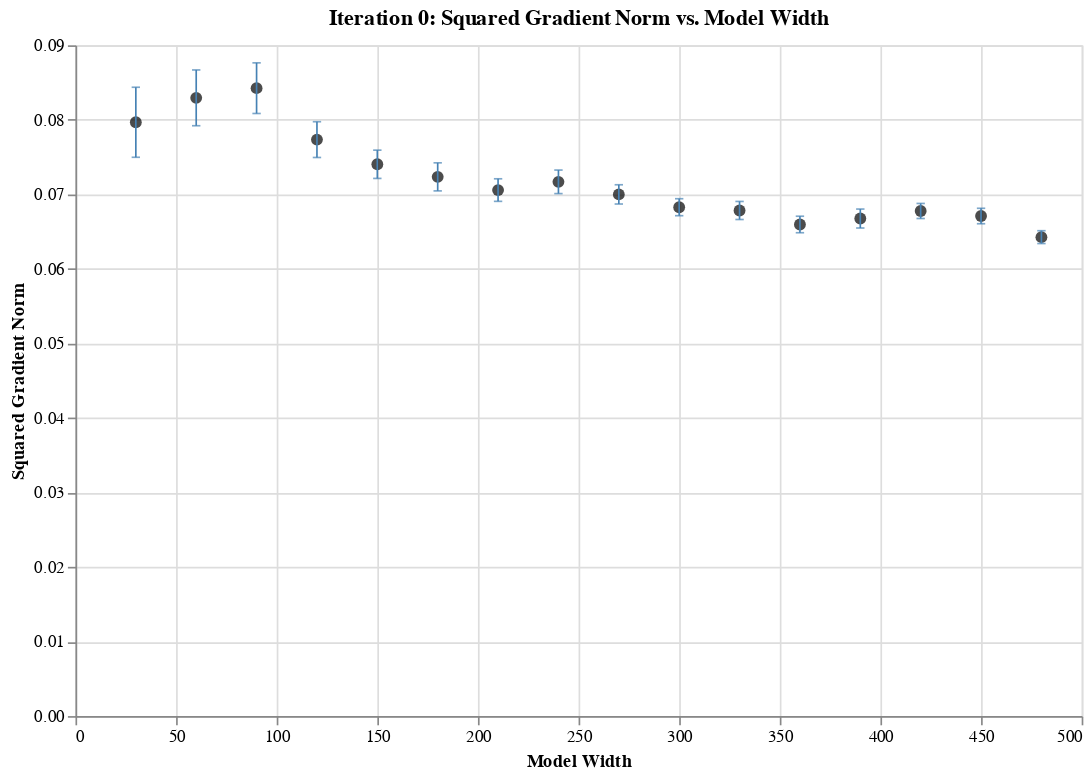
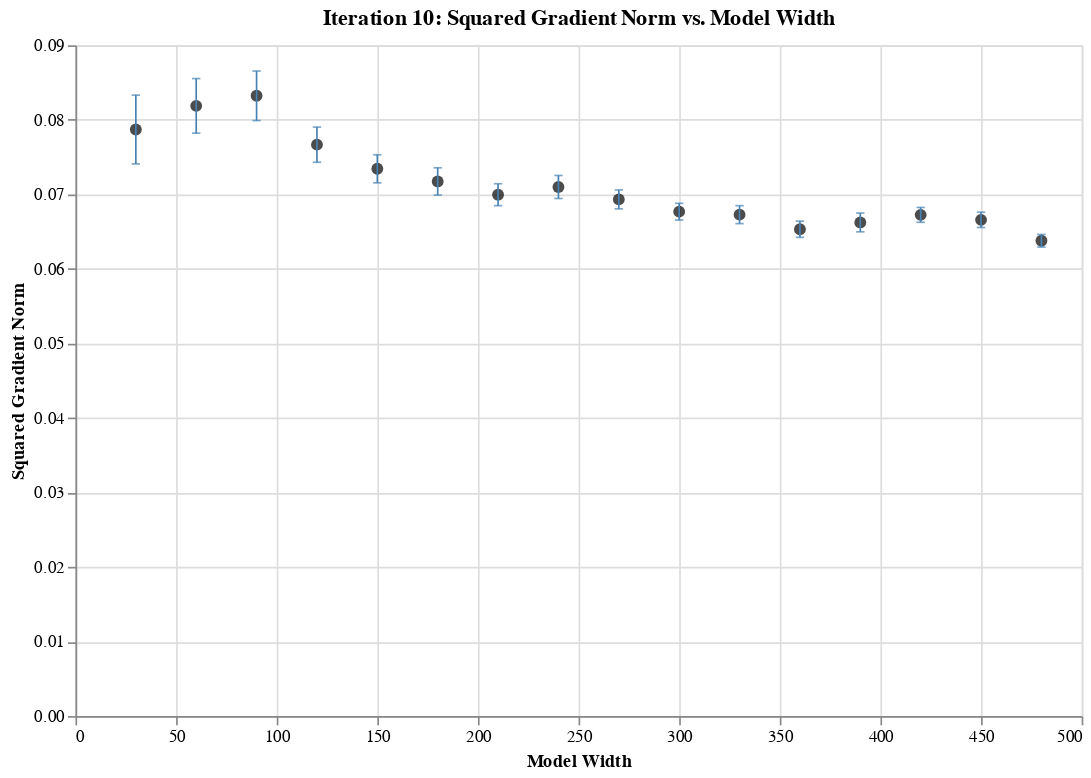
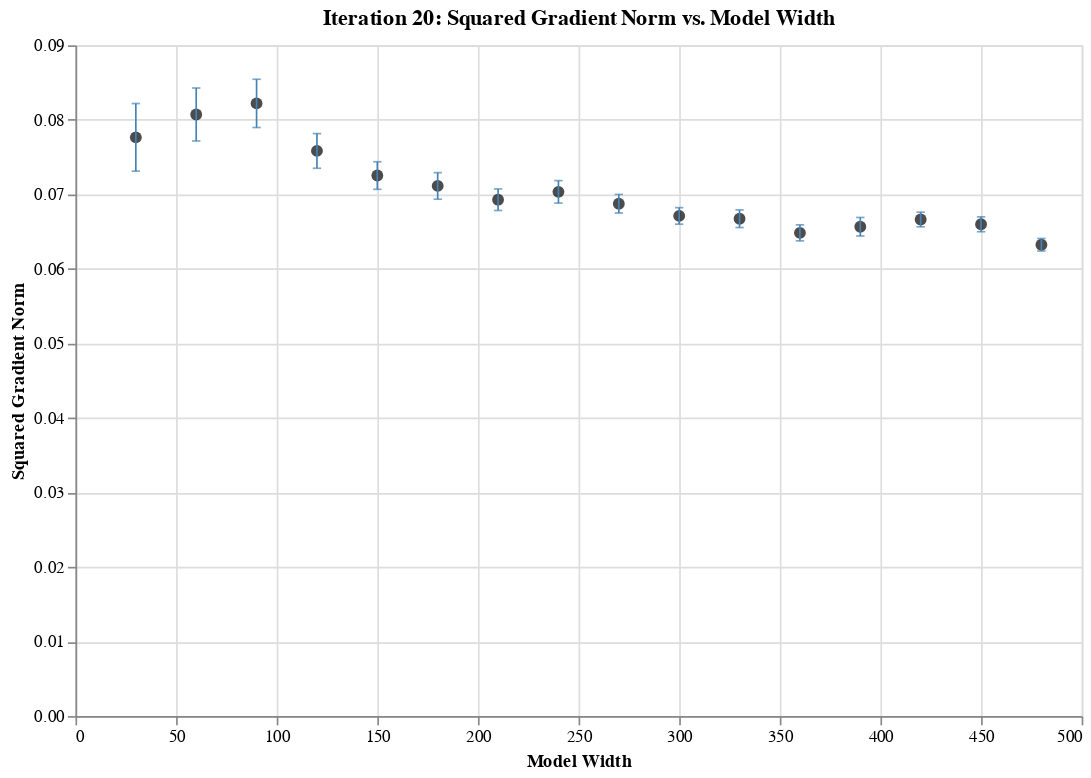
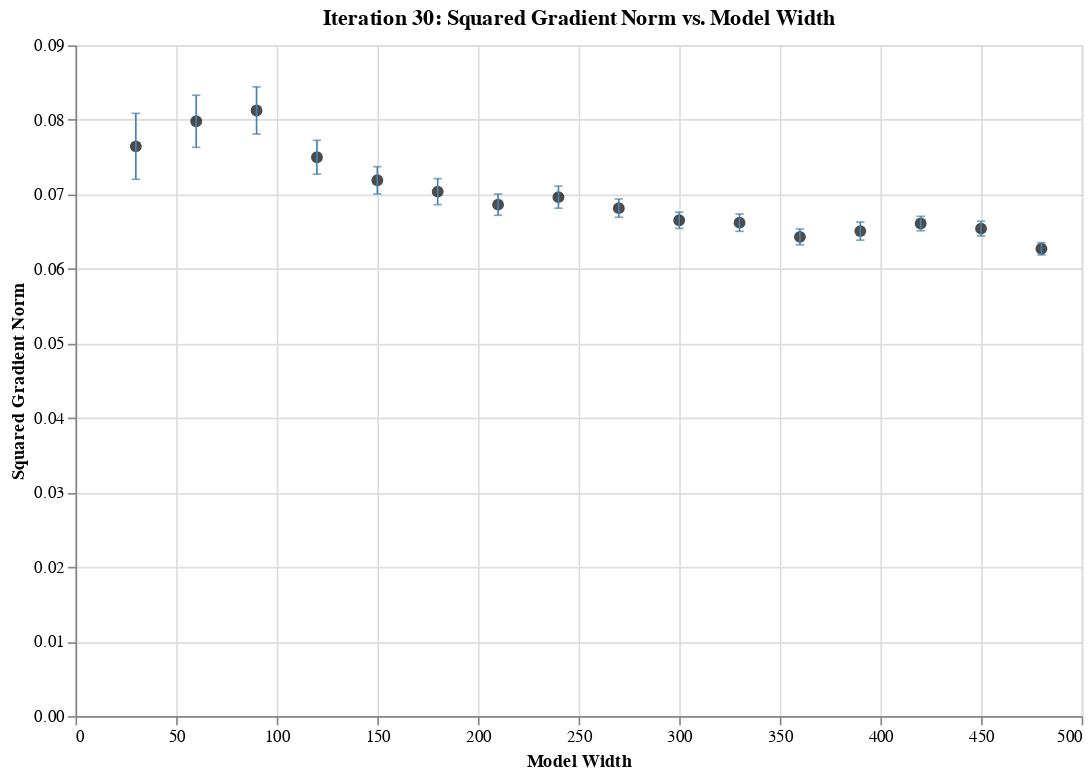

Notebook cell for these charts, in order:
### Code cell
plot(iterations_to_plot=range(0, 100, 10),
     metric_to_plot='grad_norm_squared',
     metric_label='Squared Gradient Norm')

### Figure 1 — Vega-Lite specification as saved in the notebook (floating-point values rounded to 4 significant figures)
{"config": {"view": {"continuousWidth": 300, "continuousHeight": 300}}, "layer": [{"mark": {"type": "point", "color": "black", "filled": true, "size": 50}, "encoding": {"x": {"field": "width", "title": "Model Width", "type": "quantitative"}, "y": {"field": "grad_norm_squared", "type": "quantitative"}}, "title": "Iteration 0: Squared Gradient Norm vs. Model Width"}, {"mark": {"type": "errorbar", "ticks": true}, "encoding": {"color": {"value": "#4682b4"}, "x": {"field": "width", "type": "quantitative"}, "y": {"field": "min", "title": "Squared Gradient Norm", "type": "quantitative"}, "y2": {"field": "max"}}, "title": "Iteration 0: Squared Gradient Norm vs. Model Width"}], "data": {"name": "data-654a19adcd62948413274b95c48217ac"}, "height": 400, "width": 600, "$schema": "https://vega.github.io/schema/vega-lite/v5.15.1.json", "datasets": {"data-654a19adcd62948413274b95c48217ac": [{"width": 30, "grad_norm_squared": 0.07967, "min": 0.07497, "max": 0.08437}, {"width": 60, "grad_norm_squared": 0.08295, "min": 0.0792, "max": 0.08669}, {"width": 90, "grad_norm_squared": 0.08425, "min": 0.08085, "max": 0.08764}, {"width": 120, "grad_norm_squared": 0.07734, "min": 0.07495, "max": 0.07974}, {"width": 150, "grad_norm_squared": 0.07403, "min": 0.07214, "max": 0.07593}, {"width": 180, "grad_norm_squared": 0.07235, "min": 0.07046, "max": 0.07423}, {"width": 210, "grad_norm_squared": 0.07057, "min": 0.06906, "max": 0.07209}, {"width": 240, "grad_norm_squared": 0.07168, "min": 0.0701, "max": 0.07326}, {"width": 270, "grad_norm_squared": 0.06999, "min": 0.0687, "max": 0.07129}, {"width": 300, "grad_norm_squared": 0.06827, "min": 0.06714, "max": 0.06941}, {"width": 330, "grad_norm_squared": 0.06784, "min": 0.06662, "max": 0.06905}, {"width": 360, "grad_norm_squared": 0.06596, "min": 0.06485, "max": 0.06707}, {"width": 390, "grad_norm_squared": 0.06675, "min": 0.06548, "max": 0.06803}, {"width": 420, "grad_norm_squared": 0.06777, "min": 0.06676, "max": 0.06878}, {"width": 450, "grad_norm_squared": 0.06709, "min": 0.06606, "max": 0.06813}, {"width": 480, "grad_norm_squared": 0.06426, "min": 0.0634, "max": 0.06512}]}}

### Figure 2 — Vega-Lite specification as saved in the notebook (floating-point values rounded to 4 significant figures)
{"config": {"view": {"continuousWidth": 300, "continuousHeight": 300}}, "layer": [{"mark": {"type": "point", "color": "black", "filled": true, "size": 50}, "encoding": {"x": {"field": "width", "title": "Model Width", "type": "quantitative"}, "y": {"field": "grad_norm_squared", "type": "quantitative"}}, "title": "Iteration 10: Squared Gradient Norm vs. Model Width"}, {"mark": {"type": "errorbar", "ticks": true}, "encoding": {"color": {"value": "#4682b4"}, "x": {"field": "width", "type": "quantitative"}, "y": {"field": "min", "title": "Squared Gradient Norm", "type": "quantitative"}, "y2": {"field": "max"}}, "title": "Iteration 10: Squared Gradient Norm vs. Model Width"}], "data": {"name": "data-723700724801d056da08d87bdcdbf936"}, "height": 400, "width": 600, "$schema": "https://vega.github.io/schema/vega-lite/v5.15.1.json", "datasets": {"data-723700724801d056da08d87bdcdbf936": [{"width": 30, "grad_norm_squared": 0.0787, "min": 0.07409, "max": 0.08331}, {"width": 60, "grad_norm_squared": 0.08187, "min": 0.07821, "max": 0.08553}, {"width": 90, "grad_norm_squared": 0.08322, "min": 0.0799, "max": 0.08655}, {"width": 120, "grad_norm_squared": 0.07667, "min": 0.07431, "max": 0.07903}, {"width": 150, "grad_norm_squared": 0.07343, "min": 0.07154, "max": 0.07531}, {"width": 180, "grad_norm_squared": 0.07173, "min": 0.0699, "max": 0.07356}, {"width": 210, "grad_norm_squared": 0.06995, "min": 0.06848, "max": 0.07142}, {"width": 240, "grad_norm_squared": 0.07099, "min": 0.06945, "max": 0.07253}, {"width": 270, "grad_norm_squared": 0.06933, "min": 0.06806, "max": 0.07059}, {"width": 300, "grad_norm_squared": 0.06767, "min": 0.06655, "max": 0.0688}, {"width": 330, "grad_norm_squared": 0.06728, "min": 0.06607, "max": 0.06848}, {"width": 360, "grad_norm_squared": 0.06531, "min": 0.06423, "max": 0.0664}, {"width": 390, "grad_norm_squared": 0.06623, "min": 0.06497, "max": 0.06749}, {"width": 420, "grad_norm_squared": 0.06725, "min": 0.06625, "max": 0.06825}, {"width": 450, "grad_norm_squared": 0.06658, "min": 0.06556, "max": 0.06761}, {"width": 480, "grad_norm_squared": 0.06377, "min": 0.06292, "max": 0.06462}]}}

### Figure 3 — Vega-Lite specification as saved in the notebook (floating-point values rounded to 4 significant figures)
{"config": {"view": {"continuousWidth": 300, "continuousHeight": 300}}, "layer": [{"mark": {"type": "point", "color": "black", "filled": true, "size": 50}, "encoding": {"x": {"field": "width", "title": "Model Width", "type": "quantitative"}, "y": {"field": "grad_norm_squared", "type": "quantitative"}}, "title": "Iteration 20: Squared Gradient Norm vs. Model Width"}, {"mark": {"type": "errorbar", "ticks": true}, "encoding": {"color": {"value": "#4682b4"}, "x": {"field": "width", "type": "quantitative"}, "y": {"field": "min", "title": "Squared Gradient Norm", "type": "quantitative"}, "y2": {"field": "max"}}, "title": "Iteration 20: Squared Gradient Norm vs. Model Width"}], "data": {"name": "data-4e8b9d17f8689b29df225f9d22db91d3"}, "height": 400, "width": 600, "$schema": "https://vega.github.io/schema/vega-lite/v5.15.1.json", "datasets": {"data-4e8b9d17f8689b29df225f9d22db91d3": [{"width": 30, "grad_norm_squared": 0.07765, "min": 0.07312, "max": 0.08218}, {"width": 60, "grad_norm_squared": 0.08071, "min": 0.07716, "max": 0.08427}, {"width": 90, "grad_norm_squared": 0.08221, "min": 0.07897, "max": 0.08544}, {"width": 120, "grad_norm_squared": 0.07583, "min": 0.0735, "max": 0.07815}, {"width": 150, "grad_norm_squared": 0.07252, "min": 0.07067, "max": 0.07437}, {"width": 180, "grad_norm_squared": 0.07113, "min": 0.06935, "max": 0.07291}, {"width": 210, "grad_norm_squared": 0.06928, "min": 0.06784, "max": 0.07073}, {"width": 240, "grad_norm_squared": 0.07033, "min": 0.06883, "max": 0.07184}, {"width": 270, "grad_norm_squared": 0.06874, "min": 0.0675, "max": 0.06999}, {"width": 300, "grad_norm_squared": 0.06711, "min": 0.066, "max": 0.06821}, {"width": 330, "grad_norm_squared": 0.06673, "min": 0.06555, "max": 0.06791}, {"width": 360, "grad_norm_squared": 0.06483, "min": 0.06376, "max": 0.06591}, {"width": 390, "grad_norm_squared": 0.06566, "min": 0.06441, "max": 0.0669}, {"width": 420, "grad_norm_squared": 0.06663, "min": 0.06564, "max": 0.06761}, {"width": 450, "grad_norm_squared": 0.06598, "min": 0.06498, "max": 0.06698}, {"width": 480, "grad_norm_squared": 0.06324, "min": 0.0624, "max": 0.06408}]}}

### Figure 4 — Vega-Lite specification as saved in the notebook (floating-point values rounded to 4 significant figures)
{"config": {"view": {"continuousWidth": 300, "continuousHeight": 300}}, "layer": [{"mark": {"type": "point", "color": "black", "filled": true, "size": 50}, "encoding": {"x": {"field": "width", "title": "Model Width", "type": "quantitative"}, "y": {"field": "grad_norm_squared", "type": "quantitative"}}, "title": "Iteration 30: Squared Gradient Norm vs. Model Width"}, {"mark": {"type": "errorbar", "ticks": true}, "encoding": {"color": {"value": "#4682b4"}, "x": {"field": "width", "type": "quantitative"}, "y": {"field": "min", "title": "Squared Gradient Norm", "type": "quantitative"}, "y2": {"field": "max"}}, "title": "Iteration 30: Squared Gradient Norm vs. Model Width"}], "data": {"name": "data-d1959d964261c037ba667cee911647b6"}, "height": 400, "width": 600, "$schema": "https://vega.github.io/schema/vega-lite/v5.15.1.json", "datasets": {"data-d1959d964261c037ba667cee911647b6": [{"width": 30, "grad_norm_squared": 0.07644, "min": 0.07202, "max": 0.08086}, {"width": 60, "grad_norm_squared": 0.0798, "min": 0.07631, "max": 0.08329}, {"width": 90, "grad_norm_squared": 0.08125, "min": 0.07809, "max": 0.08442}, {"width": 120, "grad_norm_squared": 0.07498, "min": 0.07271, "max": 0.07725}, {"width": 150, "grad_norm_squared": 0.07188, "min": 0.07006, "max": 0.07371}, {"width": 180, "grad_norm_squared": 0.07036, "min": 0.06861, "max": 0.07211}, {"width": 210, "grad_norm_squared": 0.06862, "min": 0.06719, "max": 0.07004}, {"width": 240, "grad_norm_squared": 0.06962, "min": 0.06814, "max": 0.0711}, {"width": 270, "grad_norm_squared": 0.06815, "min": 0.06692, "max": 0.06938}, {"width": 300, "grad_norm_squared": 0.06652, "min": 0.06543, "max": 0.06761}, {"width": 330, "grad_norm_squared": 0.0662, "min": 0.06504, "max": 0.06737}, {"width": 360, "grad_norm_squared": 0.0643, "min": 0.06324, "max": 0.06536}, {"width": 390, "grad_norm_squared": 0.06507, "min": 0.06385, "max": 0.06628}, {"width": 420, "grad_norm_squared": 0.06609, "min": 0.06512, "max": 0.06706}, {"width": 450, "grad_norm_squared": 0.0654, "min": 0.06442, "max": 0.06639}, {"width": 480, "grad_norm_squared": 0.0627, "min": 0.06187, "max": 0.06352}]}}
